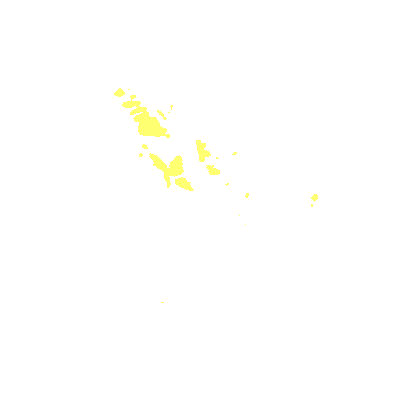
#> input picture site/data/ayni/layers/zone.png, 400 x 400 px
$ python zone_edge.py
#> lines starting #> are read from the running program, lines starting #| are printed output that depends on the picture; after the words box and inside, x2 and y2 are one past the last pixel; in counts of white or black regions, pixels touching at a corner belong together
"""Outline of the detected change zone, drawn from the same mask the yellow fill uses.

The site fills the zone with a semi-transparent yellow raster (layers/zone.png). On a photo
that reads as loose patches. This writes a 2-pixel ring around the same mask, so the zone
gets a measured edge without any new geometry and without touching the numbers.

Input : data/<place>/layers/zone.png   (alpha > 0 = zone pixel, 400x400 or 600x600)
Output: data/<place>/layers/zone-edge.png  (same grid, ring only)

Run: python scripts/zone_edge.py
"""
import os
import sys

import numpy as np
from PIL import Image, ImageFilter

ROOT = os.path.join(os.path.dirname(os.path.abspath(__file__)), "..", "site", "data")
COLOR = (255, 209, 102)  # #ffd166, the tone the site already uses for the change zone
GROW = 5                 # 5x5 max filter: a 2-pixel ring, visible at the story zoom


def ring_for(path_in, path_out):
    im = Image.open(path_in).convert("RGBA")
#> im is the input picture: PIL image 400x400 RGBA; mean R, G, B, A 3, 3, 0, 1.6
    a = np.array(im)[:, :, 3]
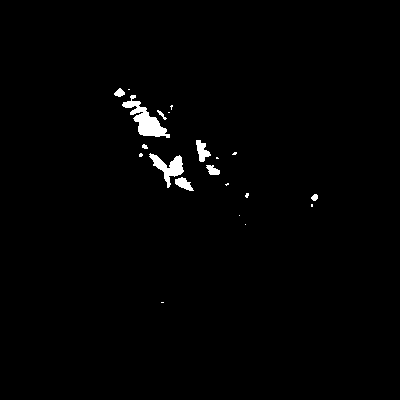
#> a: shape (400, 400); values 0 (black) and 140 (white), 1.2% white; 21 white regions (12 under 20 px), largest, box (x1, y1, x2, y2) and area: (122, 95, 170, 138) 749, (149, 153, 184, 188) 473, (196, 140, 211, 162) 182
    mask = Image.fromarray(((a > 0) * 255).astype(np.uint8), mode="L")
    grown = mask.filter(ImageFilter.MaxFilter(GROW))
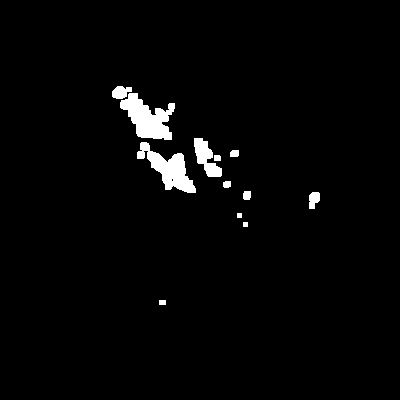
#> grown: PIL image 400x400 L; 2.4% white; 12 white regions, largest, box (x1, y1, x2, y2) and area: (120, 93, 175, 140) 1403, (137, 142, 196, 193) 1247, (194, 138, 222, 177) 559
    ring = np.array(grown) > 0
    ring &= np.array(mask) == 0
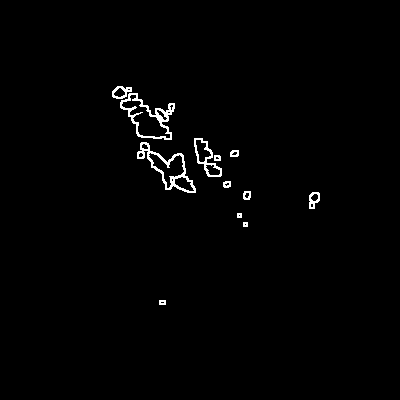
#> ring: shape (400, 400) bool; 1.2% white in thin lines or dots, all inside (x1, y1, x2, y2) = (112, 86, 320, 305)
    out = np.zeros((ring.shape[0], ring.shape[1], 4), dtype=np.uint8)
    out[ring] = (COLOR[0], COLOR[1], COLOR[2], 235)
    Image.fromarray(out, mode="RGBA").save(path_out)
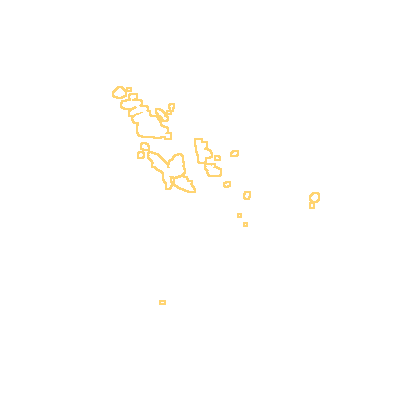
#> saved as zone-edge.png: PIL image 400x400 RGBA; mean R, G, B, A 3.1, 2.6, 1.3, 2.9; transparent parts drawn white
    return int(ring.sum())


def main():
    total = 0
    for place in sorted(os.listdir(ROOT)):
        src = os.path.join(ROOT, place, "layers", "zone.png")
        if not os.path.exists(src):
            continue
        dst = os.path.join(ROOT, place, "layers", "zone-edge.png")
        n = ring_for(src, dst)
#> n = 1972
        total += n
#> total = 1972
        print("%-8s ring %5d px -> %s" % (place, n, os.path.basename(dst)))
#| ayni     ring  1972 px -> zone-edge.png
    print("done, %d ring pixels" % total)
#| done, 1972 ring pixels


if __name__ == "__main__":
    sys.exit(main())
#> (the program exits here)
